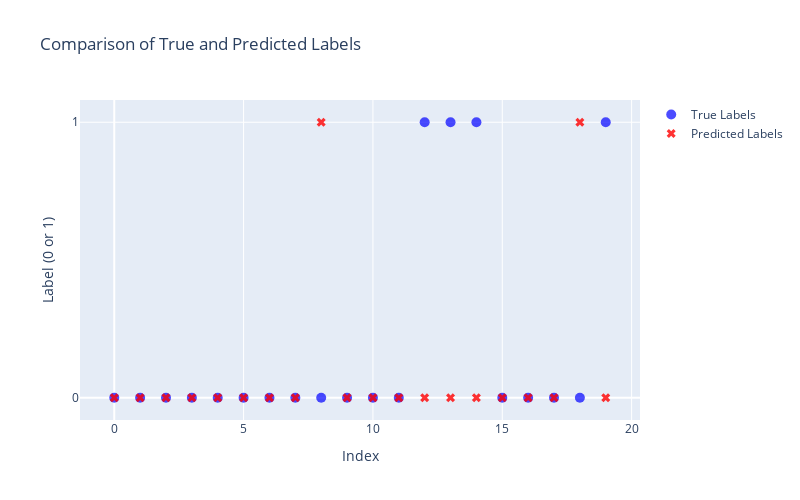

The code cell stored with this chart in its notebook:
### Code cell
true =np.array(y_test).flatten()
pred = np.array(modelAE.model.labels_).astype(int)

visualizer = DataVisualization(data=None, plot_technique='prediction_anomaly', y_true=true[40:60], y_pred=pred[40:60])
visualizer.show()

### Figure 1 — Plotly figure (JSON) as saved in the notebook; plotly's stock layout.template omitted (floating-point values rounded to 4 significant figures)
{"data": [{"marker": {"color": "blue", "opacity": 0.7, "size": 10, "symbol": "circle"}, "mode": "markers", "name": "True Labels", "type": "scatter", "x": [0, 1, 2, 3, 4, 5, 6, 7, 8, 9, 10, 11, 12, 13, 14, 15, 16, 17, 18, 19], "y": [0, 0, 0, 0, 0, 0, 0, 0, 0, 0, 0, 0, 1, 1, 1, 0, 0, 0, 0, 1]}, {"marker": {"color": "red", "opacity": 0.8, "size": 8, "symbol": "x"}, "mode": "markers", "name": "Predicted Labels", "type": "scatter", "x": [0, 1, 2, 3, 4, 5, 6, 7, 8, 9, 10, 11, 12, 13, 14, 15, 16, 17, 18, 19], "y": [0, 0, 0, 0, 0, 0, 0, 0, 1, 0, 0, 0, 0, 0, 0, 0, 0, 0, 1, 0]}], "layout": {"height": 500, "title": {"text": "Comparison of True and Predicted Labels"}, "width": 800, "xaxis": {"title": {"text": "Index"}}, "yaxis": {"ticktext": ["0", "1"], "tickvals": [0, 1], "title": {"text": "Label (0 or 1)"}}}}
